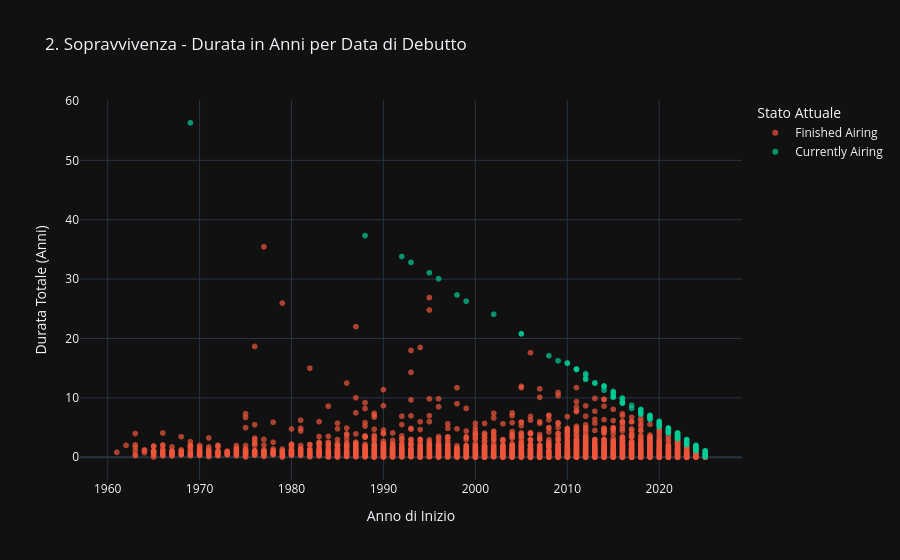

The notebook cell saved with this chart:
### Markdown cell above
### La Corsa contro il Tempo ⏳
Ma quanto sopravvivono realmente queste opere?
In questo grafico mettiamo alla prova la **longevità**: ogni punto rappresenta una serie. Sull'asse orizzontale vediamo quando è nata, su quello verticale per quanti anni è rimasta (o sta rimanendo) in onda.
Le "scie verdi" che partono dagli anni '70 o '90 e salgono verso l'alto sono i veri immortali: serie che non hanno mai smesso di essere trasmesse.

### Code cell
# Grafico 2: Scatter Plot - Anno di Inizio vs Durata (Anni)

df_duration = df.copy()

df_duration['calc_end_date'] = pd.to_datetime(df_duration['end_date'].fillna(pd.Timestamp.now(tz='UTC')), utc=True)
df_duration['start_date'] = pd.to_datetime(df_duration['start_date'], errors='coerce', utc=True)

df_duration['end_date_str'] = df_duration['end_date'].apply(lambda x: x.strftime('%Y-%m-%d') if pd.notnull(x) else 'Currently Airing')

df_duration['years_running'] = (df_duration['calc_end_date'] - df_duration['start_date']).dt.days / 365.25

df_duration = df_duration[
    (df_duration['status'] != 'Not yet aired') & 
    (df_duration['years_running'] > 0) & 
    (df_duration['start_year'] >= 1960) & 
    (df_duration['start_year'] <= pd.Timestamp.now().year)
]

fig2 = px.scatter(df_duration, x='start_year', y='years_running', 
                  color='status', 
                  hover_name='title',
                  # AGGIUNTO: passiamo i dati extra per il tooltip
                  hover_data={'end_date_str': True, 'start_year': True, 'years_running': ':.1f'}, 
                  title='2. Sopravvivenza - Durata in Anni per Data di Debutto',
                  labels={'start_year': 'Anno di Debutto', 'years_running': 'Anni', 'status': 'Stato', 'end_date_str': 'Fine'},
                  color_discrete_map={'Currently Airing': '#00CC96', 'Finished Airing': '#EF553B'}, 
                  opacity=0.7,
                  template='plotly_dark')

fig2.update_layout(
    xaxis_title="Anno di Inizio", 
    yaxis_title="Durata Totale (Anni)",
    legend_title_text="Stato Attuale"
)
fig2.show()

### Figure 1 — Plotly figure (JSON) as saved in the notebook; plotly's stock layout.template omitted (floating-point values rounded to 4 significant figures; data arrays with more than 128 entries replaced by an {"elided": "..."} marker saying what was removed)
{"data": [{"customdata": {"elided": "10326x1 str values"}, "hovertemplate": "<b>%{hovertext}</b><br><br>Stato=Finished Airing<br>Anno di Debutto=%{x}<br>Anni=%{y:.1f}<br>Fine=%{customdata[0]}<extra></extra>", "hovertext": {"elided": "10326 str values"}, "legendgroup": "Finished Airing", "marker": {"color": "#EF553B", "opacity": 0.7, "symbol": "circle"}, "mode": "markers", "name": "Finished Airing", "showlegend": true, "type": "scattergl", "x": {"elided": "10326 float values"}, "xaxis": "x", "y": {"elided": "10326 float values"}, "yaxis": "y"}, {"customdata": {"elided": "281x1 str values"}, "hovertemplate": "<b>%{hovertext}</b><br><br>Stato=Currently Airing<br>Anno di Debutto=%{x}<br>Anni=%{y:.1f}<br>Fine=%{customdata[0]}<extra></extra>", "hovertext": {"elided": "281 str values"}, "legendgroup": "Currently Airing", "marker": {"color": "#00CC96", "opacity": 0.7, "symbol": "circle"}, "mode": "markers", "name": "Currently Airing", "showlegend": true, "type": "scattergl", "x": {"elided": "281 float values"}, "xaxis": "x", "y": {"elided": "281 float values"}, "yaxis": "y"}], "layout": {"legend": {"title": {"text": "Stato Attuale"}, "tracegroupgap": 0}, "title": {"text": "2. Sopravvivenza - Durata in Anni per Data di Debutto"}, "xaxis": {"anchor": "y", "domain": [0, 1], "title": {"text": "Anno di Inizio"}}, "yaxis": {"anchor": "x", "domain": [0, 1], "title": {"text": "Durata Totale (Anni)"}}}}
